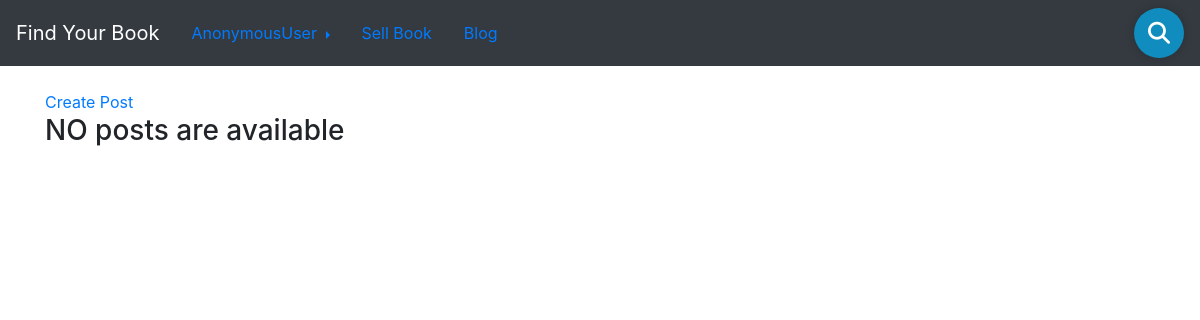
/blog/, run on an earlier commit of the app's database.
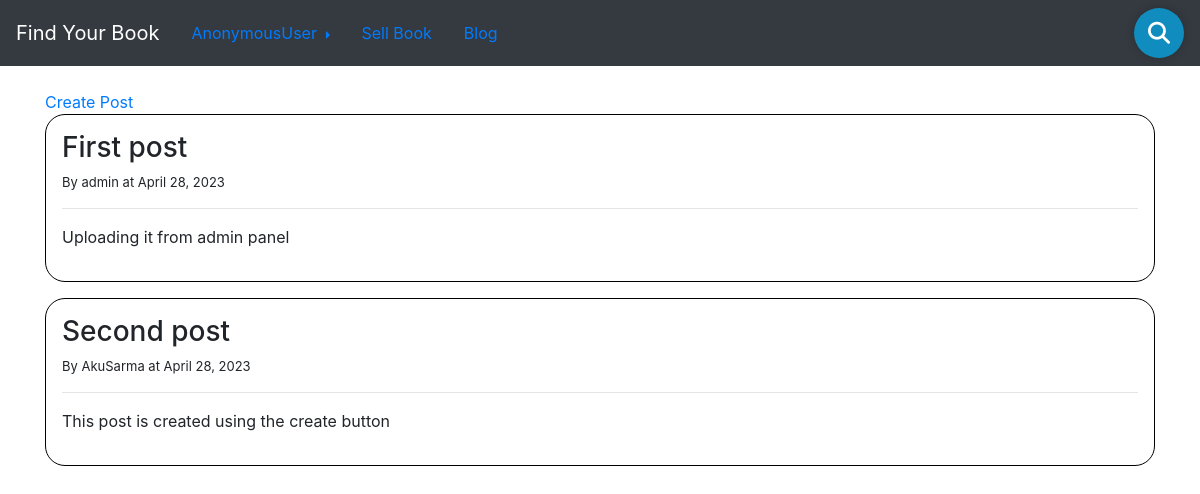
And on a later commit of the database.
### blog/models.py (models this page shows, shortened)
class BlogPost(models.Model):
    title  = models.CharField(max_length = 200)
    author = models.ForeignKey(User, on_delete=models.CASCADE, null=True, blank=True)
    description = models.CharField(max_length = 10000, default=None)
    uploadTime = models.DateField(auto_now_add=True)

### blog/views.py (the view)
# urls.py: path('blog/', BlogPostView.as_view(), name = 'blog'),
class BlogPostView(ListView):
    model = BlogPost
    template_name = 'blog_list.html'

### templates/blog_list.html
{% extends 'base.html' %}
{% block content %}
<a href="{% url 'blog-create' %}" class="create-post">Create Post</a>
{% for each in object_list %}
<div class="blog-post">
    <h3 class="blog-title">{{ each.title }}</h3>
    <p id="blog-author">By {{ each.author }} at {{ each.uploadTime }}</p>
    <hr>
    <p id="blog-desc">{{ each.description }}</p>
</div>
{% empty %}
<h3>NO posts are available</h3>
{% endfor %}
{% endblock content %}

### templates/base.html (shortened to what this page needs)
{% load static %}
<!doctype html>
<html lang="en">
<head>
  <link rel="stylesheet" href="https://stackpath.bootstrapcdn.com/bootstrap/4.4.1/css/bootstrap.min.css"
>
</head>
<body>
  <nav class="navbar navbar-dark bg-dark">
    <a class="navbar-brand" href="{% url 'list' %}">Find Your Book</a>
    <div class="btn-group dropright">
      <a class="nav-link dropdown-toggle" href="#" data-toggle="dropdown" aria-haspopup="true" aria-expanded="false">
        {{user}}
      </a>
    </div>
    <a class="nav-link active" aria-current="page" href="{% url 'sell-book' %}">Sell Book</a>
    <a class="nav-link active" aria-current="page" href="{% url 'blog' %}">Blog</a>
    <form class="search" action="{% url 'search_results' %}" method="get">
      <link rel="stylesheet" href="{% static 'css/base.css' %}">
      <i class="fas fa-search"></i>
    </form>
  </nav><br>
  <div class='container'>
    {% block content %}
    {% endblock content %}
  </div>
</body>
</html>

### static/css/base.css (style rules this page uses)
* { margin: 0; padding: 0; border: 0; outline: 0; box-sizing: border-box; }
body { min-height: 100vh; align-items: center; justify-content: center; }
.search { position: relative; width: 50px; height: 50px; text-align: center; line-height: 55px; background: rgb(16, 141, 190); border-radius: 30px; overflow: hidden; transition: .8s; box-shadow: 0 0 10px rgba(0, 0, 0, .2); }
.search i { color: #fff; font-size: 22px; }
.blog-post { border: 1px solid black; border-radius: 20px; padding: 1rem; margin-bottom: 1rem; }
#blog-author { font-size: small; }
.create-post { margin-bottom: 2rem; }

What changed in the data, as far as the page shows it:
added BlogPost: title "First post", author "admin", uploadTime "April 28, 2023", description "Uploading it from admin panel"
added BlogPost: title "Second post", author "AkuSarma", uploadTime "April 28, 2023", description "This post is created using the create button"
Also different on the page:
text no longer shown: "NO posts are available"
